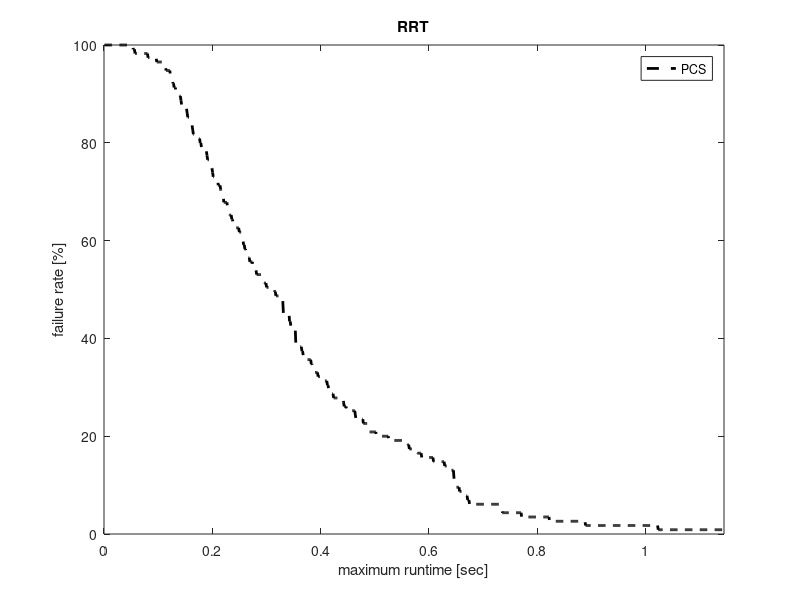

The MATLAB script that drew this image:
% Test performance of SBL for planning on the ABB robots
% With joint limits of the ABB robots
% last updated: 08/25/17

clear all
clc


%%
F = load('benchmark_SBL_GD_3poles_rangeB.txt'); 
D1 = F(F(:,1)==0.8, 2:end);
verf = D1(:,1)==1;
suc = D1(:,2)==1;

disp('GD:');
disp(['Results of ' num2str(size(D1,1)) ' queries.']);
disp(['Percent of successful queries verified: ' num2str(sum(verf & suc)/sum(suc)*100) '%']);
disp(['Plan distance: ' num2str(D1(1,3)) ]);
disp(['Avg. runtime: ' num2str(mean(D1(:,4))*1e3)  ' +/- ' num2str(std(D1(:,4))/sqrt(size(D1,1))*1e3) ' msec ']);
disp(['Avg. local-connection time: ' num2str(mean(D1(:,12)./D1(:,13))*1e3)  ' +/- ' num2str(std(D1(:,12)./D1(:,13))/sqrt(size(D1,1))*1e3) ' msec ']);
disp(['Avg. nodes in path: ' num2str(floor(mean(D1(:,10)))) ]);
disp(['Avg. nodes in trees: ' num2str(floor(mean(D1(:,11)))) ]);
disp(['Avg. number of projections: ' num2str(floor(mean(D1(:,5)))) ]);

%%
D2 = load('benchmark_SBL_GD_3poles_range1.txt'); 
verf = D2(:,1)==1;
suc = D2(:,2)==1;

disp('GD:');
disp(['Results of ' num2str(size(D2,1)) ' queries.']);
disp(['Percent of successful queries verified: ' num2str(sum(verf & suc)/sum(suc)*100) '%']);
disp(['Plan distance: ' num2str(D2(1,3)) ]);
disp(['Avg. runtime: ' num2str(mean(D2(:,4))*1e3)  ' +/- ' num2str(std(D2(:,4))/sqrt(size(D2,1))*1e3) ' msec ']);
disp(['Avg. local-connection time: ' num2str(mean(D2(:,12)./D2(:,13))*1e3)  ' +/- ' num2str(std(D2(:,12)./D2(:,13))/sqrt(size(D2,1))*1e3) ' msec ']);
disp(['Avg. nodes in path: ' num2str(floor(mean(D2(:,10)))) ]);
disp(['Avg. nodes in trees: ' num2str(floor(mean(D2(:,11)))) ]);
disp(['Avg. number of projections: ' num2str(floor(mean(D2(:,5)))) ]);

%%
D = D1;

% GD
tg = D(:,4);
maxT = max(tg);
T1 = linspace(0,maxT,1000);
T1 = T1(2:end);
for i = 1:length(T1)
    sg = tg < T1(i);
    mg(i) = mean(tg(sg));
    Mg(i) = 1-sum(sg)/length(tg);
end
%%
h = figure(1);
clf
plot(T1,Mg*100,'--k','linewidth',2);
xlabel('maximum runtime [sec]');
ylabel('failure rate [%]');
legend('PCS','GD');
xlim([0 max([T1 T1])]);
title('RRT');
% set(h, 'Position', [100, 100, 800, 400]);

